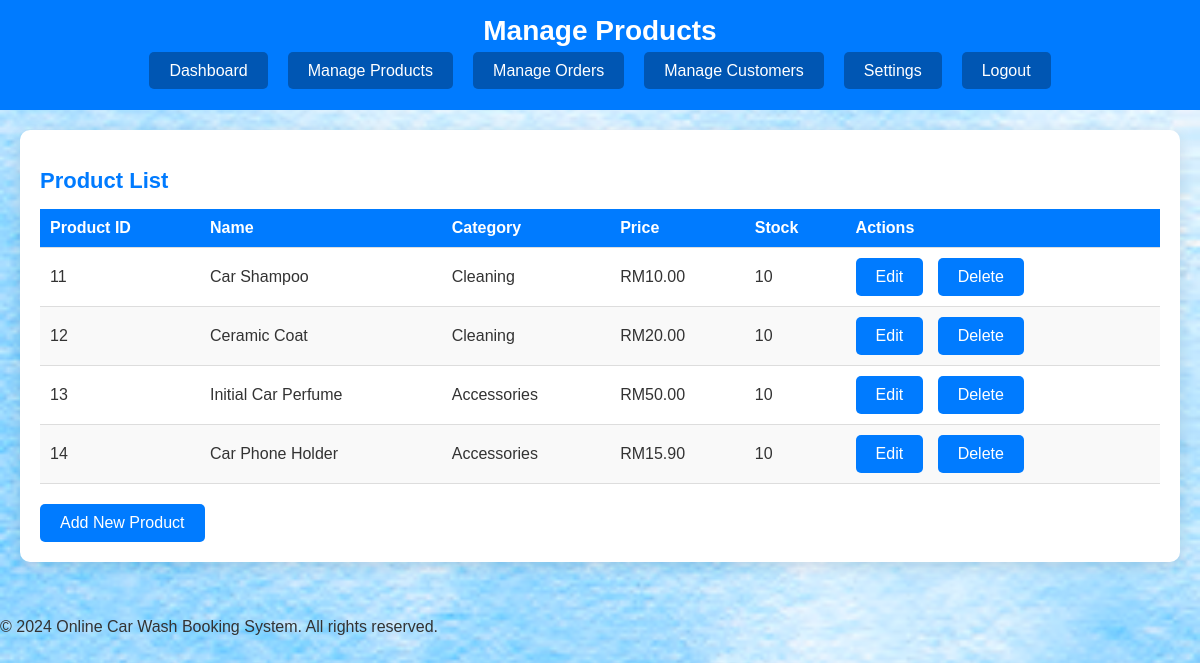
/manage_product.php, run on the app's committed database.
### tables this page shows
CREATE TABLE `product` (
  `product_id` int(11) NOT NULL,
  `name` varchar(255) NOT NULL,
  `category` varchar(100) NOT NULL,
  `price` decimal(10,2) NOT NULL,
  `stock` int(11) NOT NULL,
  `description` varchar(300) DEFAULT NULL,
  `image_path` varchar(225) DEFAULT NULL
);

### manage_product.php (the view, shortened to what this page needs)
<?php
$conn = new mysqli('localhost', 'root', '', 'carwash');
$sql = "SELECT * FROM product";
$result = $conn->query($sql);
?>
<!DOCTYPE html>
<html lang="en">
<head>
</head>
<body>
    <header>
        <h1>Manage Products</h1>
        <nav>
            <ul>
                <li><a href="dashboard.php">Dashboard</a></li>
                <li><a href="manage_product.php" class="active">Manage Products</a></li>
                <li><a href="manage_order.php">Manage Orders</a></li>
                <li><a href="..//ITP/manage_cust.php">Manage Customers</a></li>
                <li><a href="settings.php">Settings</a></li>
                <li><a href="logout.php">Logout</a></li>
            </ul>
        </nav>
    </header>
    <main>
        <section>
            <h2>Product List</h2>
            <table>
                <thead>
                    <tr>
                        <th>Product ID</th>
                        <th>Name</th>
                        <th>Category</th>
                        <th>Price</th>
                        <th>Stock</th>
                        <th>Actions</th>
                    </tr>
                </thead>
                <tbody>
                    <?php
                    if ($result->num_rows > 0) {
                        while($row = $result->fetch_assoc()) {
                            echo "<tr>";
                            echo "<td>" . $row["product_id"] . "</td>";
                            echo "<td>" . $row["name"] . "</td>";
                            echo "<td>" . $row["category"] . "</td>";
                            echo "<td>RM" . $row["price"] . "</td>";
                            echo "<td>" . $row["stock"] . "</td>";
                            echo "<td>
                                <a href='edit_product.php?id=" . $row["product_id"] . "' class='button'>Edit</a>
                                <a href='delete_product.php?id=" . $row["product_id"] . "' class='button' onclick='return confirm(\"Are you sure you want to delete this product?\");'>Delete</a>
                              </td>";
                            echo "</tr>";
                        }
                    } else {
                        echo "<tr><td colspan='6'>No products found</td></tr>";
                    }
                    ?>
                </tbody>
            </table>
            <a href="add_product.php" class="button">Add New Product</a>
        </section>
    </main>
    <footer>
        <p>&copy; 2024 Online Car Wash Booking System. All rights reserved.</p>
    </footer>
</body>
</html>

### manage_product.php (style rules this page uses)
body { font-family: Arial, sans-serif; background: url('images/wallpaper.png') no-repeat center center fixed; background-size: cover; margin: 0; padding: 0; color: #333; }
header { background-color: #007bff; color: white; padding: 15px 0; text-align: center; }
header h1 { margin: 0; font-size: 28px; }
nav ul { list-style: none; padding: 0; margin: 15px 0; display: flex; justify-content: center; }
nav ul li { margin: 0 10px; }
nav ul li a { color: white; text-decoration: none; font-size: 16px; padding: 10px 20px; border-radius: 5px; background-color: #0056b3; transition: background-color 0.3s; }
main { padding: 20px; max-width: 1200px; margin: 0 auto; }
section { background-color: #ffffff; padding: 20px; border-radius: 10px; box-shadow: 0 4px 15px rgba(0, 0, 0, 0.1); margin-bottom: 20px; }
section h2 { color: #007bff; font-size: 22px; margin-bottom: 15px; }
table { width: 100%; border-collapse: collapse; margin-bottom: 20px; }
table thead { background-color: #007bff; color: white; }
table th, table td { padding: 10px; text-align: left; border-bottom: 1px solid #ddd; }
table th { font-weight: bold; }
table tbody tr:nth-child(even) { background-color: #f9f9f9; }
.button { display: inline-block; text-decoration: none; padding: 10px 20px; background-color: #007bff; color: white; border-radius: 5px; transition: background-color 0.3s; margin-right: 10px; }

### data on the page
product: product_id "11", name "Car Shampoo", category "Cleaning", price "10.00", stock "10"
product: product_id "12", name "Ceramic Coat", category "Cleaning", price "20.00", stock "10"
product: product_id "13", name "Initial Car Perfume", category "Accessories", price "50.00", stock "10"
product: product_id "14", name "Car Phone Holder", category "Accessories", price "15.90", stock "10"
